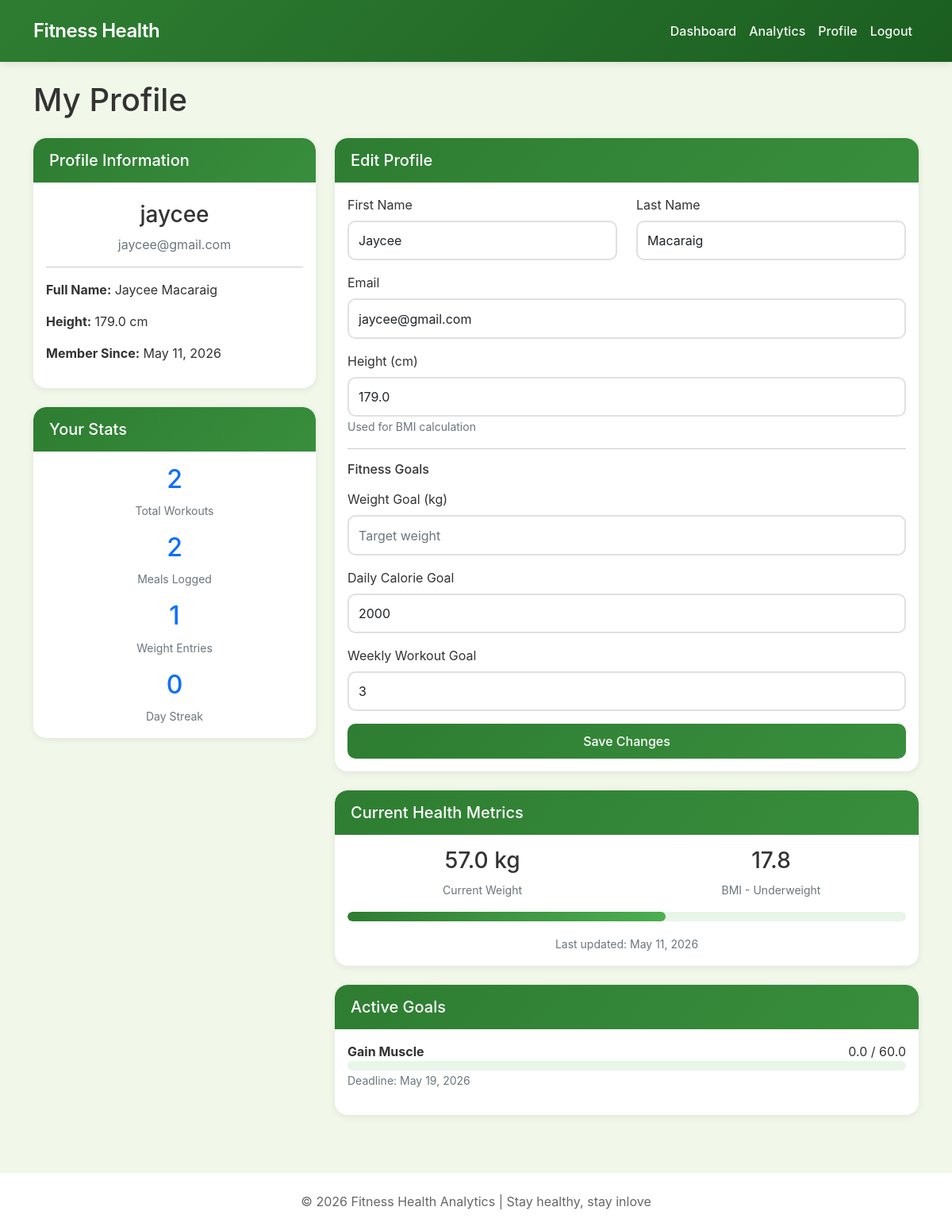
/users/profile/ (signed in), run on the app's committed database.
### users/models.py (models this page shows, shortened)
class CustomUser(AbstractUser):
    ROLE_CHOICES = (
        ('user', 'Regular User'),
        ('admin', 'Administrator'),
    )
    role = models.CharField(max_length=10, choices=ROLE_CHOICES, default='user')
    height = models.FloatField(help_text="Height in centimeters", null=True, blank=True)
    date_of_birth = models.DateField(null=True, blank=True)
    def is_admin_user(self):
        return self.role == 'admin' or self.is_superuser

class UserProfile(models.Model):
    user = models.OneToOneField(CustomUser, on_delete=models.CASCADE, related_name='profile')
    weight_goal = models.FloatField(help_text="Target weight in kg", null=True, blank=True)
    daily_calorie_goal = models.IntegerField(help_text="Daily calorie intake target", default=2000)
    workout_goal_weekly = models.IntegerField(help_text="Weekly workout sessions target", default=3)
    created_at = models.DateTimeField(auto_now_add=True)
    updated_at = models.DateTimeField(auto_now=True)

### analytics/models.py (models this page shows, shortened)
class HealthData(models.Model):
    user = models.ForeignKey(User, on_delete=models.CASCADE, related_name='health_data')
    weight_kg = models.FloatField(help_text="Weight in kilograms")
    bmi = models.FloatField(null=True, blank=True)
    date = models.DateField(default=date.today)
    recorded_at = models.DateTimeField(auto_now_add=True)

class FitnessGoal(models.Model):
    GOAL_TYPES = (
        ('lose_weight', 'Lose Weight'),
        ('gain_muscle', 'Gain Muscle'),
        ('maintain_fitness', 'Maintain Fitness'),
        ('improve_endurance', 'Improve Endurance'),
    )
    STATUS_CHOICES = (
        ('on_track', 'On Track'),
        ('behind', 'Behind'),
        ('completed', 'Completed'),
    )
    user = models.ForeignKey(User, on_delete=models.CASCADE, related_name='goals')
    goal_type = models.CharField(max_length=20, choices=GOAL_TYPES)
    target_metric = models.FloatField(help_text="Target value (weight in kg, workout hours, etc.)")
    current_value = models.FloatField(default=0)
    deadline = models.DateField()
    start_date = models.DateField(default=date.today)
    status = models.CharField(max_length=20, choices=STATUS_CHOICES, default='on_track')
    def calculate_progress(self):
        if self.target_metric > 0:
            progress = (self.current_value / self.target_metric) * 100
            return min(100, progress)
        return 0

### users/views.py (the view, shortened to what this page needs)
# urls.py: path('profile/', views.profile_view, name='profile'),
@login_required
def profile_view(request):
    profile, created = UserProfile.objects.get_or_create(user=request.user)
    total_workouts = Workout.objects.filter(user=request.user).count()
    total_meals = Meal.objects.filter(user=request.user).count()
    total_weight_entries = HealthData.objects.filter(user=request.user).count()
    week_ago = date.today() - timedelta(days=7)
    weekly_workouts = Workout.objects.filter(user=request.user, date__gte=week_ago).count()
    latest_weight = HealthData.objects.filter(user=request.user).order_by('-date').first()
    bmi = None
    bmi_category = None
    if latest_weight and request.user.height:
        height_m = request.user.height / 100
        bmi = round(latest_weight.weight_kg / (height_m * height_m), 1)
        if bmi < 18.5:
            bmi_category = "Underweight"
        elif bmi < 25:
            bmi_category = "Normal"
        elif bmi < 30:
            bmi_category = "Overweight"
        else:
            bmi_category = "Obese"
    active_goals = FitnessGoal.objects.filter(user=request.user).exclude(status='completed')
    completed_goals = FitnessGoal.objects.filter(user=request.user, status='completed').count()
    total_goals = FitnessGoal.objects.filter(user=request.user).count()
    streak = 0
    workouts = Workout.objects.filter(user=request.user).order_by('-date')
    if workouts.exists():
        current_date = date.today()
        for i in range(30):
            check_date = current_date - timedelta(days=i)
            if workouts.filter(date=check_date).exists():
                streak += 1
            else:
                break
    context = {
        'profile': profile,
        'user': request.user,
        'total_workouts': total_workouts,
        'total_meals': total_meals,
        'total_weight_entries': total_weight_entries,
        'weekly_workouts': weekly_workouts,
        'latest_weight': latest_weight,
        'bmi': bmi,
        'bmi_category': bmi_category,
        'active_goals': active_goals,
        'completed_goals': completed_goals,
        'total_goals': total_goals,
        'streak': streak,
    }
    return render(request, 'users/profile.html', context)

### templates/users/profile.html (shortened to what this page needs)
{% extends 'base.html' %}
{% load static %}
{% block content %}
<div class="row">
    <div class="col-md-12">
        <h1 class="mb-4">My Profile</h1>
    </div>
</div>
<div class="row">
    <div class="col-md-4">
        <div class="card mb-4">
            <div class="card-header">
                <h5 class="mb-0">Profile Information</h5>
            </div>
            <div class="card-body text-center">
                <div class="mb-3">
                    <h3 class="mt-2">{{ user.username }}</h3>
                    <p class="text-muted">{{ user.email }}</p>
                </div>
                <hr>
                <div class="text-start">
                    <p><strong>Full Name:</strong> {{ user.get_full_name|default:"Not set" }}</p>
                    <p><strong>Height:</strong> {{ user.height|default:"Not set" }} cm</p>
                    <p><strong>Member Since:</strong> {{ user.date_joined|date:"F j, Y" }}</p>
                </div>
            </div>
        </div>
        <div class="card mb-4">
            <div class="card-header">
                <h5 class="mb-0">Your Stats</h5>
            </div>
            <div class="card-body">
                <div class="mb-3 text-center">
                    <h2 class="text-primary">{{ total_workouts }}</h2>
                    <small class="text-muted">Total Workouts</small>
                </div>
                <div class="mb-3 text-center">
                    <h2 class="text-primary">{{ total_meals }}</h2>
                    <small class="text-muted">Meals Logged</small>
                </div>
                <div class="mb-3 text-center">
                    <h2 class="text-primary">{{ total_weight_entries }}</h2>
                    <small class="text-muted">Weight Entries</small>
                </div>
                <div class="text-center">
                    <h2 class="text-primary">{{ streak }}</h2>
                    <small class="text-muted">Day Streak</small>
                </div>
            </div>
        </div>
    </div>
    <div class="col-md-8">
        <div class="card mb-4">
            <div class="card-header">
                <h5 class="mb-0">Edit Profile</h5>
            </div>
            <div class="card-body">
                <form method="post">
                    <div class="row mb-3">
                        <div class="col-md-6">
                            <label class="form-label">First Name</label>
                            <input type="text" name="first_name" class="form-control"
                                   value="{{ user.first_name }}" placeholder="Enter first name">
                        </div>
                        <div class="col-md-6">
                            <label class="form-label">Last Name</label>
                            <input type="text" name="last_name" class="form-control"
                                   value="{{ user.last_name }}" placeholder="Enter last name">
                        </div>
                    </div>
                    <div class="mb-3">
                        <label class="form-label">Email</label>
                        <input type="email" name="email" class="form-control"
                               value="{{ user.email }}" required>
                    </div>
                    <div class="mb-3">
                        <label class="form-label">Height (cm)</label>
                        <input type="number" name="height" class="form-control"
                               value="{{ user.height }}" step="0.1" placeholder="e.g., 175">
                        <small class="text-muted">Used for BMI calculation</small>
                    </div>
                    <hr>
                    <h6 class="mb-3">Fitness Goals</h6>
                    <div class="mb-3">
                        <label class="form-label">Weight Goal (kg)</label>
                        <input type="number" name="weight_goal" class="form-control"
                               value="{{ profile.weight_goal }}" step="0.1" placeholder="Target weight">
                    </div>
                    <div class="mb-3">
                        <label class="form-label">Daily Calorie Goal</label>
                        <input type="number" name="daily_calorie_goal" class="form-control"
                               value="{{ profile.daily_calorie_goal|default:2000 }}" placeholder="Daily calorie target">
                    </div>
                    <div class="mb-3">
                        <label class="form-label">Weekly Workout Goal</label>
                        <input type="number" name="workout_goal_weekly" class="form-control"
                               value="{{ profile.workout_goal_weekly|default:3 }}" placeholder="Workouts per week">
                    </div>
                    <div class="d-grid">
                        <button type="submit" class="btn btn-primary">Save Changes</button>
                    </div>
                </form>
            </div>
        </div>
        {% if latest_weight %}
        <div class="card mb-4">
            <div class="card-header">
                <h5 class="mb-0">Current Health Metrics</h5>
            </div>
            <div class="card-body">
                <div class="row text-center">
                    <div class="col-md-6">
                        <h3>{{ latest_weight.weight_kg }} kg</h3>
                        <small class="text-muted">Current Weight</small>
                    </div>
                    <div class="col-md-6">
                        <h3>{{ bmi|floatformat:1 }}</h3>
                        <small class="text-muted">BMI - {{ bmi_category }}</small>
                    </div>
                </div>
                <div class="mt-3">
                    <div class="progress">
                        <div class="progress-bar" style="width: {% widthratio latest_weight.weight_kg 100 100 %}%"></div>
                    </div>
                </div>
                <div class="text-center mt-3">
                    <small class="text-muted">Last updated: {{ latest_weight.date|date:"F j, Y" }}</small>
                </div>
            </div>
        </div>
        {% endif %}
        {% if active_goals %}
        <div class="card">
            <div class="card-header">
                <h5 class="mb-0">Active Goals</h5>
            </div>
            <div class="card-body">
                {% for goal in active_goals %}
                <div class="mb-3">
                    <div class="d-flex justify-content-between">
                        <strong>{{ goal.get_goal_type_display }}</strong>
                        <span>{{ goal.current_value|floatformat:1 }} / {{ goal.target_metric|floatformat:1 }}</span>
                    </div>
                    <div class="progress">
                    </div>
                    <small class="text-muted">Deadline: {{ goal.deadline|date:"F j, Y" }}</small>
                </div>
                {% endfor %}
            </div>
        </div>
        {% endif %}
    </div>
</div>
{% endblock %}

### templates/base.html (shortened to what this page needs)
<!DOCTYPE html>
<html lang="en">
<head>
    <link href="https://cdn.jsdelivr.net/npm/bootstrap@5.1.3/dist/css/bootstrap.min.css" rel="stylesheet">
</head>
<body>
    <nav class="navbar navbar-expand-lg navbar-custom">
        <div class="container">
            <a class="navbar-brand" href="{% url 'dashboard' %}">
                Fitness Health
            </a>
            <div class="collapse navbar-collapse" id="navbarNav">
                <ul class="navbar-nav ms-auto">
                    {% if user.is_authenticated %}
                        <li class="nav-item">
                            <a class="nav-link" href="{% url 'dashboard' %}">Dashboard</a>
                        </li>
                        <li class="nav-item">
                            <a class="nav-link" href="{% url 'analytics' %}">Analytics</a>
                        </li>
                        <li class="nav-item">
                            <a class="nav-link" href="{% url 'profile' %}">Profile</a>
                        </li>
                        <li class="nav-item">
                            <a class="nav-link" href="{% url 'logout' %}">Logout</a>
                        </li>
                    {% endif %}
                </ul>
            </div>
        </div>
    </nav>
    <main class="py-4">
        <div class="container">
            {% block content %}{% endblock %}
        </div>
    </main>
    <footer class="footer">
        <div class="container text-center">
            <p class="mb-0"> © 2026 Fitness Health Analytics | Stay healthy, stay inlove </p>
        </div>
    </footer>
</body>
</html>

### templates/base.html (style rules this page uses)
:root { --primary-green: #2e7d32; --primary-dark: #1b5e20; --primary-light: #e8f5e9; --primary-soft: #4caf50; --text-dark: #1b5e20; --text-light: #6c757d; --success-green: #2e7d32; --hover-green: #1b5e20; }
* { margin: 0; padding: 0; box-sizing: border-box; }
body { font-family: -apple-system, BlinkMacSystemFont, 'Segoe UI', Roboto, Oxygen, Ubuntu, sans-serif; background: #f1f8e9; color: #333; }
.navbar-custom { background: linear-gradient(135deg, #2e7d32 0%, #1b5e20 100%); padding: 1rem 0; box-shadow: 0 2px 10px rgba(0, 0, 0, 0.1); }
.navbar-brand { color: white !important; font-size: 1.5rem; font-weight: 600; letter-spacing: -0.5px; }
.nav-link { color: rgba(255, 255, 255, 0.95) !important; transition: all 0.2s; font-weight: 500; }
.card { border: none; border-radius: 16px; box-shadow: 0 2px 8px rgba(0, 0, 0, 0.08); transition: transform 0.2s, box-shadow 0.2s; background: white; overflow: hidden; }
.card-header { background: linear-gradient(135deg, #2e7d32 0%, #388e3c 100%); color: white; border-radius: 16px 16px 0 0 !important; padding: 1rem 1.25rem; font-weight: 600; border: none; }
.btn-primary { background: linear-gradient(135deg, #2e7d32 0%, #388e3c 100%); border: none; padding: 0.6rem 1.2rem; border-radius: 10px; transition: all 0.2s; font-weight: 500; }
.progress { height: 12px; border-radius: 20px; background: #e8f5e9; }
.progress-bar { background: linear-gradient(90deg, #2e7d32 0%, #4caf50 100%); border-radius: 20px; transition: width 0.5s ease; }
.form-control, .form-select { border: 2px solid #e0e0e0; border-radius: 10px; padding: 0.7rem 0.75rem; transition: all 0.2s; }
a { color: #2e7d32; text-decoration: none; transition: color 0.2s; }
.footer { background: white; padding: 1.5rem 0; margin-top: 3rem; border-top: 1px solid #e8f5e9; color: #666; }
.card, .stat-card { animation: fadeInUp 0.4s ease-out; }

### data on the page
CustomUser: username "jaycee", email "jaycee@gmail.com", get_full_name "Jaycee Macaraig", height "179.0", date_joined "May 11, 2026", first_name "Jaycee", last_name "Macaraig"
UserProfile: daily_calorie_goal "2000", workout_goal_weekly "3"
HealthData: weight_kg "57.0", date "May 11, 2026"
FitnessGoal: goal_type "Gain Muscle", current_value "0.0", target_metric "60.0", deadline "May 19, 2026"

### other printed values
{{ total_workouts }} "2"
{{ total_meals }} "2"
{{ total_weight_entries }} "1"
{{ streak }} "0"
{{ bmi|floatformat:1 }} "17.8"
{{ bmi_category }} "Underweight"
